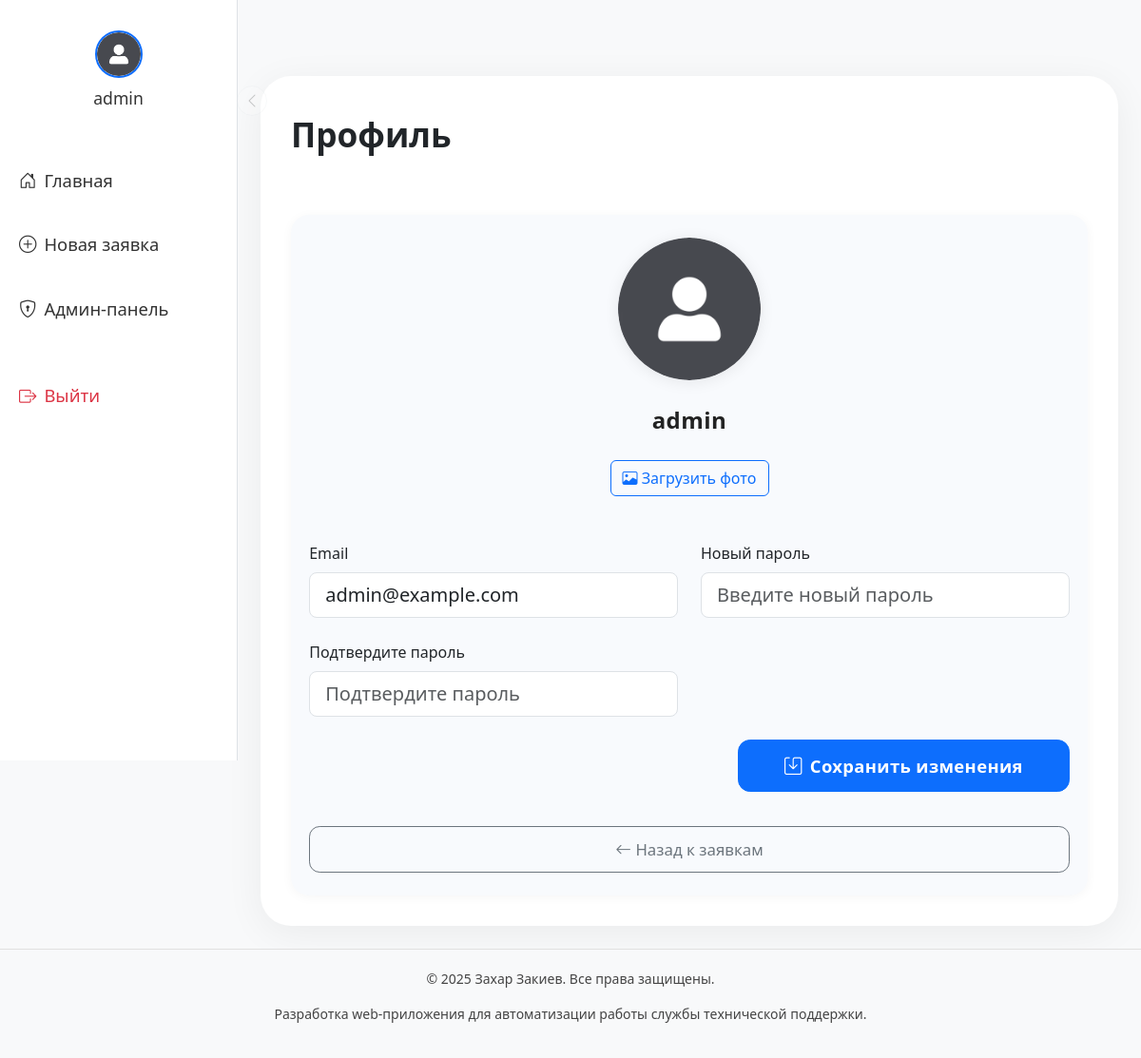
/profile (signed in), run on an earlier commit of the app's database.
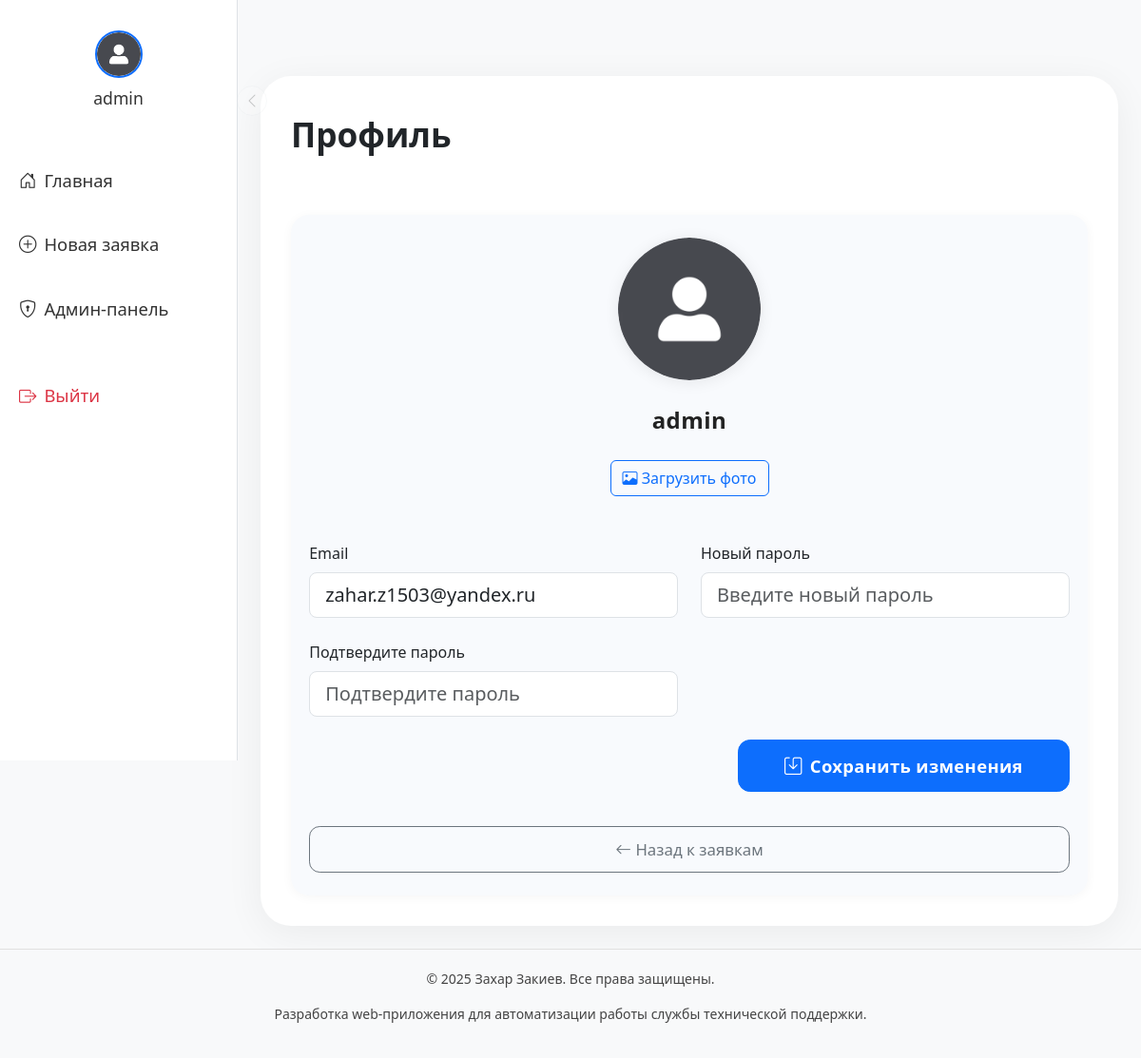
And on a later commit of the database.
### tables this page shows
CREATE TABLE users (
    id INTEGER PRIMARY KEY AUTOINCREMENT,
    username TEXT NOT NULL UNIQUE,
    email TEXT NOT NULL UNIQUE,
    password TEXT NOT NULL,
    role TEXT DEFAULT 'user',
    is_confirmed INTEGER DEFAULT 0,
    avatar TEXT DEFAULT 'default_avatar.png'
);

### app.py (the view, shortened to what this page needs)
@app.route('/profile', methods=["GET", "POST"])
def profile():
    if "user_id" not in session:
        return redirect(url_for('login'))
    conn = get_db_connection()
    user = conn.execute("SELECT * FROM users WHERE id = ?", (session['user_id'],)).fetchone()
    conn.close()
    return render_template("profile.html", user=user)

### app.py (called while the page is built)
def get_db_connection():
    conn = sqlite3.connect(DB_PATH)
    conn.row_factory = sqlite3.Row
    return conn

### templates/profile.html (shortened to what this page needs)
{% extends "base.html" %}
{% block content %}
<div class="container-fluid py-4" style="min-height: 80vh;">
    <div class="ticket-main-card">
        <div class="ticket-title-row">
            <h2>Профиль</h2>
        </div>
        <div class="ticket-form-block">
            <form method="POST" enctype="multipart/form-data">
                <div class="profile-avatar-block">
                    {% if user.avatar and user.avatar != 'default_avatar.png' %}
                        <img src="{{ url_for('static', filename='uploads/' ~ user.avatar) }}"
                             alt="Аватар" class="mb-3">
                        <button type="submit" name="delete_avatar" class="btn btn-outline-danger btn-sm delete-avatar-btn" title="Удалить фото">
                            <i class="bi bi-trash"></i>
                        </button>
                    {% else %}
                        <img src="{{ url_for('static', filename='uploads/default_avatar.png') }}"
                             alt="Аватар по умолчанию" class="mb-3">
                    {% endif %}
                    <div class="profile-username">{{ user.username }}</div>
                </div>
                <div class="mb-4 text-center">
                    <label for="avatar" class="btn btn-outline-primary profile-upload-label">
                        <i class="bi bi-image"></i> Загрузить фото
                    </label>
                </div>
                <div class="row g-4">
                    <div class="col-12 col-md-6">
                        <label for="email" class="form-label">Email</label>
                        <input type="email" class="form-control form-control-lg" name="email" id="email" value="{{ user.email }}" required>
                    </div>
                    <div class="col-12 col-md-6">
                        <label for="password" class="form-label">Новый пароль</label>
                        <input type="password" class="form-control form-control-lg" name="password" id="password" placeholder="Введите новый пароль">
                    </div>
                    <div class="col-12 col-md-6">
                        <label for="confirm_password" class="form-label">Подтвердите пароль</label>
                        <input type="password" class="form-control form-control-lg" name="confirm_password" id="confirm_password" placeholder="Подтвердите пароль">
                    </div>
                </div>
                <div class="text-end mt-4">
                    <button type="submit" class="btn btn-primary ticket-btn-main px-5">
                        <i class="bi bi-save me-2"></i>Сохранить изменения
                    </button>
                </div>
            </form>
            <div class="text-center mt-4">
                <a href="{{ url_for('dashboard') }}" class="btn btn-outline-secondary ticket-btn-secondary w-100">
                    <i class="bi bi-arrow-left"></i> Назад к заявкам
                </a>
            </div>
        </div>
    </div>
</div>
{% endblock %}

### templates/base.html (shortened to what this page needs)
<!DOCTYPE html>
<html lang="ru">
<head>
    <link href="https://cdn.jsdelivr.net/npm/bootstrap@5.3.0/dist/css/bootstrap.min.css" rel="stylesheet">
    <link href="https://cdnjs.cloudflare.com/ajax/libs/bootstrap-icons/1.8.1/font/bootstrap-icons.min.css"
        rel="stylesheet">
</head>
<body class="bg-light d-flex flex-column min-vh-100">
    <nav id="sidebar" class="sidebar d-none d-lg-flex">
        <div class="avatar-wrapper">
            <a href="{{ url_for('profile') }}" class="avatar-link" title="Профиль">
                <img src="{{ url_for('uploaded_file', filename=session.get('user_avatar', 'default_avatar.png')) }}"
                    alt="Аватар">
                <span>{{ session.get('user', 'Профиль') }}</span>
            </a>
        </div>
        <button class="sidebar-toggler" id="sidebarToggle" title="Свернуть/развернуть меню">
            <i class="bi bi-chevron-left"></i>
        </button>
        <ul class="nav flex-column mt-4 w-100">
            <li class="nav-item mb-2">
                <a class="nav-link d-flex align-items-center {% if request.endpoint=='dashboard' %}active{% endif %}"
                    href="{{ url_for('dashboard') }}">
                    <i class="bi bi-house-door me-2"></i>
                    <span class="sidebar-text">Главная</span>
                </a>
            </li>
            <li class="nav-item mb-2">
                <a class="nav-link d-flex align-items-center {% if request.endpoint=='create' %}active{% endif %}"
                    href="{{ url_for('create') }}">
                    <i class="bi bi-plus-circle me-2"></i>
                    <span class="sidebar-text">Новая заявка</span>
                </a>
            </li>
            {% if session.get('role') == 'admin' %}
            <li class="nav-item mb-2">
                <a class="nav-link d-flex align-items-center {% if request.endpoint=='admin_dashboard' %}active{% endif %}"
                    href="{{ url_for('admin_dashboard') }}">
                    <i class="bi bi-shield-lock me-2"></i>
                    <span class="sidebar-text">Админ-панель</span>
                </a>
            </li>
            {% endif %}
            <li class="nav-item mt-4">
                <a class="nav-link text-danger d-flex align-items-center" href="{{ url_for('logout') }}">
                    <i class="bi bi-box-arrow-right me-2"></i>
                    <span class="sidebar-text">Выйти</span>
                </a>
            </li>
        </ul>
    </nav>
    <div class="content-area">
        <div class="container-fluid">
            {% block content %}{% endblock %}
        </div>
    </div>
    <footer class="text-center mt-auto">
        <p>&copy; 2025 Захар Закиев. Все права защищены.</p>
        <p>Разработка web-приложения для автоматизации работы службы технической поддержки.</p>
    </footer>
</body>
</html>

### templates/base.html (style rules this page uses)
html { overflow-y: scroll; }
body { overflow-x: hidden; }
.sidebar { min-height: 100vh; width: 250px; transition: width 0.2s; background: #fff; border-right: 1px solid #dee2e6; position: fixed; top: 0; left: 0; z-index: 1030; display: flex; flex-direction: column; align-items: center; }
.avatar-wrapper { width: 100%; display: flex; justify-content: center; align-items: center; padding: 2rem 0 1.2rem 0; }
.avatar-link { display: flex; flex-direction: column; align-items: center; text-decoration: none; }
.avatar-link img { width: 50px; height: 50px; object-fit: cover; border-radius: 50%; border: 2px solid #0d6dfd; }
.avatar-link span { margin-top: 0.5rem; font-size: 1.1rem; color: #333; font-weight: 500; white-space: nowrap; transition: opacity 0.2s; }
.sidebar .nav-link { color: #333; font-size: 1.15rem; padding: 1rem 1.25rem; transition: background 0.2s, color 0.2s; white-space: nowrap; }
.sidebar .nav-link .sidebar-text { transition: opacity 0.2s; }
.sidebar-toggler { position: absolute; left: 100%; top: 90px; opacity: 0.2; transition: opacity 0.2s; z-index: 1050; background: #fff; border-radius: 50%; width: 32px; height: 32px; border: 1px solid #dee2e6; display: flex; align-items: center; justify-content: center; }
.content-area { margin-left: 250px; transition: margin-left 0.2s; padding-top: 32px; }
footer { background-color: #f8f9fa; color: #444; padding: 20px; font-size: 14px; text-align: center; border-top: 1px solid #e0e0e0; }

### templates/profile.html (style rules this page uses)
.ticket-main-card { max-width: 1200px; margin: 0 auto; border-radius: 2rem; box-shadow: 0 8px 40px rgba(0,0,0,0.06); background: #fff; padding: 2.5rem 2rem 2rem 2rem; min-height: 70vh; display: flex; flex-direction: column; gap: 2.5rem; }
.ticket-title-row { display: flex; align-items: center; gap: 1rem; }
.ticket-title-row h2 { font-size: 2.2rem; font-weight: 700; margin-bottom: 0; }
.ticket-form-block { background: #f8fafd; border-radius: 1.2rem; padding: 1.5rem 1.2rem; margin-top: 1.5rem; box-shadow: 0 2px 12px rgba(0,0,0,0.04); }
.profile-avatar-block { position: relative; display: flex; flex-direction: column; align-items: center; margin-bottom: 1.5rem; }
.profile-avatar-block img { width: 150px; height: 150px; object-fit: cover; border-radius: 50%; box-shadow: 0 2px 16px rgba(0,0,0,0.08); }
.profile-username { font-size: 1.5rem; font-weight: 600; margin-top: 0.5rem; color: #222; letter-spacing: 0.02em; }
.profile-upload-label { margin-bottom: 1.5rem; cursor: pointer; }
.ticket-btn-main { font-size: 1.15rem; padding: 0.8rem 0; border-radius: 0.8rem; font-weight: 600; letter-spacing: 0.02em; }
.ticket-btn-secondary { font-size: 1.05rem; padding: 0.7rem 0; border-radius: 0.7rem; font-weight: 500; margin-top: 0.7rem; }

What changed in the data, as far as the page shows it:
changed users "admin": email "admin@example.com" → "zahar.z1503@yandex.ru"
